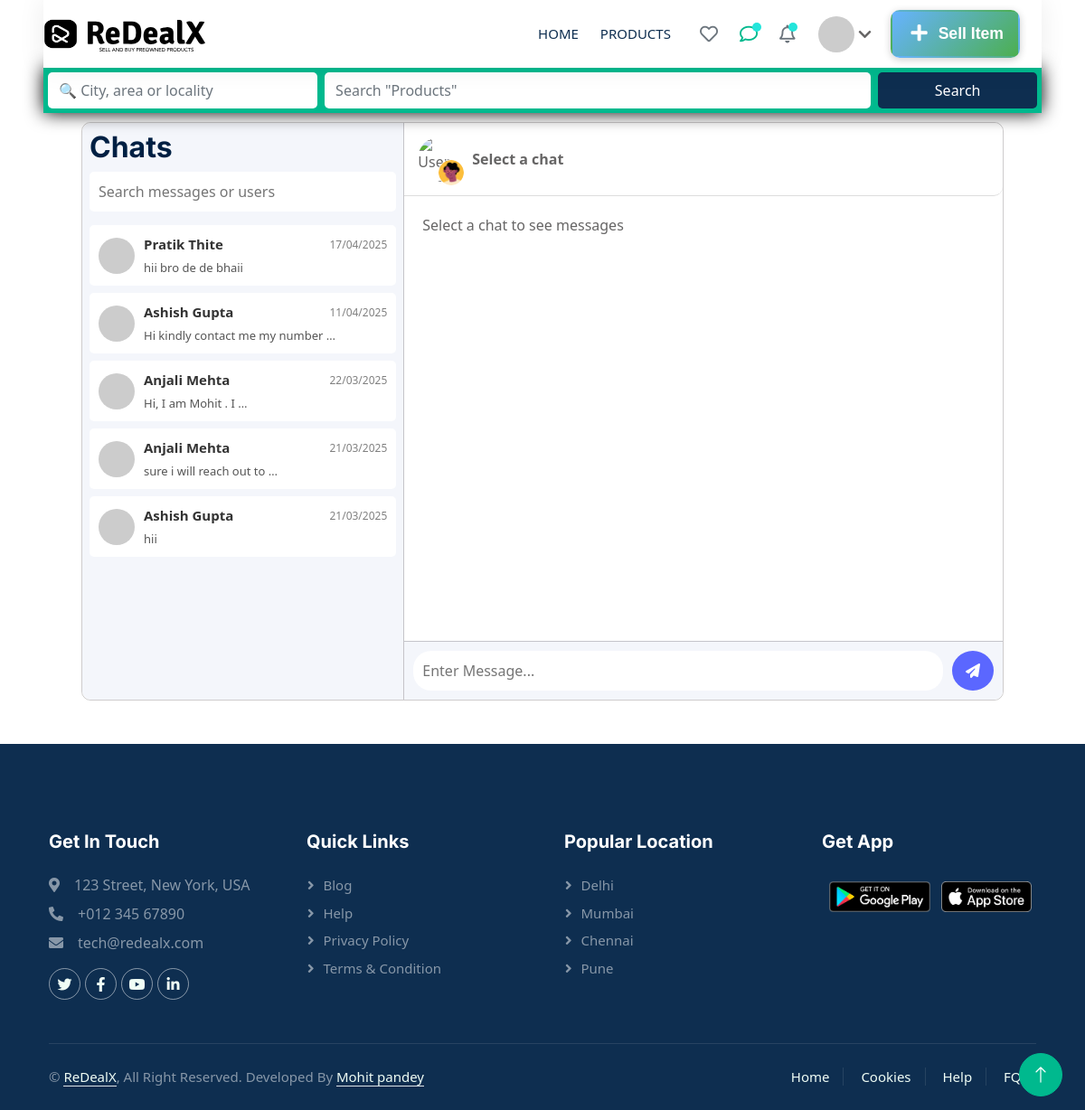
The page /chat/ (signed in) on the database its author committed.
### Chat/models.py (models this page shows, shortened)
class Chat(models.Model):
    product = models.ForeignKey(Product, on_delete=models.CASCADE, related_name="chat_product")
    buyer = models.ForeignKey(CustomUser, on_delete=models.CASCADE, related_name="buyer_chats")
    seller = models.ForeignKey(CustomUser, on_delete=models.CASCADE, related_name="seller_chats")
    created_at = models.DateTimeField(auto_now_add=True)
    class Meta:
        unique_together = ('product', 'buyer', 'seller')  # Ensure one chat per product between buyer & seller

class Message(models.Model):
    chat = models.ForeignKey(Chat, on_delete=models.CASCADE, related_name="messages")
    sender = models.ForeignKey(CustomUser, on_delete=models.CASCADE)
    text = models.TextField()
    timestamp = models.DateTimeField(auto_now_add=True)
    is_read = models.BooleanField(default=False)

### home/models.py (models this page shows, shortened)
class CustomUser(AbstractUser):
    phone_number = models.IntegerField(unique=True, blank=True, null=True)
    address = models.TextField(blank=True, null=True)
    profile_picture = models.ImageField(upload_to='user_profiles/', blank=True, null=True)
    email = models.EmailField(default='', max_length=254, null=True, blank=True)
    is_verified = models.BooleanField(default=False)
    created_at = models.DateTimeField(auto_now_add=True)

### Chat/views.py (the view)
# urls.py: path('', views.chatsPage, name="chats"),
@login_required
def chatsPage(request):
    if 'address' in request.GET or 'prod' in request.GET:
        search_results = search_products(request)
        return render(request, "allProducts.html", {'products': search_results} if search_results.exists() else {})
    auth_response = handle_user_auth(request)
    if auth_response:
        return auth_response
    user_chats = Chat.objects.filter(
        Q(buyer=request.user) | Q(seller=request.user)
    ).prefetch_related("messages").order_by('-created_at')
    notifications = Notification.objects.filter(user=request.user, is_read=False).order_by('-created_at')
    user_wishlist = WishlistItem.objects.filter(user=request.user).values_list('product_id', flat=True)
    context = {
        'chats': user_chats,
        'notifications': notifications,
        'user_wishlist': list(user_wishlist)
    }
    return render(request, 'chatPage.html', context)

### home/templatetags/custom_filters.py (called while the page is built)
@register.filter
def custom_timesince(value):
    if not value:
        return ""
    time_difference = now() - value
    if time_difference < timedelta(hours=1):
        minutes = time_difference.seconds // 60
        return f"{minutes} min ago"
    elif time_difference < timedelta(days=1):
        hours = time_difference.seconds // 3600
        return f"{hours} hr ago"
    elif time_difference < timedelta(days=30):
        days = time_difference.days
        return f"{days} days ago"
    elif time_difference < timedelta(days=365):
        months = time_difference.days // 30
        return f"{months} month{'s' if months > 1 else ''} ago"
    else:
        years = time_difference.days // 365
        return f"{years} year{'s' if years > 1 else ''} ago"

### Chat/templates/chatPage.html (shortened to what this page needs)
{% extends 'base.html' %}
{% load static %}
{% block css %}
<link rel="stylesheet" href="{% static 'Css/chatPage.css' %}" />
{% endblock %}
{% block body %}
{% include 'navbar.html' %}
<div class="chat-container">
    <aside class="sidebar">
        <h2>Chats</h2>
        <input type="text" class="search-bar" placeholder="Search messages or users" />
        <div class="contacts">
            {% for chat in chats %}
                {% if request.user == chat.buyer %}
                    {% with chat.seller as other_user %}
                        <div class="contact" onclick="setActiveChat(this, '{{ chat.id }}', '{{ other_user.first_name }}', '{{ other_user.last_name }}', '{{ chat.product.title }}', '{{ chat.product.price }}', '{% if chat.product.images.first.image1 %}{{ chat.product.images.first.image1.url }}{% else %}/static/default-product.jpg{% endif %}')">
                            <div class="imagechat">
                                <img src="{% if other_user.profile_picture %}{{ other_user.profile_picture.url }}{% else %} https://api.dicebear.com/8.x/bottts/svg?seed={{ other_user.first_name|slugify }}{{ other_user.id }} {% endif %}" alt="User Avatar" />
                            </div>
                            <div class="chat-details">
                                <div class="detailname">
                                    <p class="name">{{ other_user.first_name }} {{ other_user.last_name }}</p>
                                    <p class="date">{{ chat.created_at|date:"d/m/Y" }}</p>
                                </div>
                                <div class="newchat">
                                     <p>{{ chat.messages.last.text|default:"No messages yet"|truncatewords:6 }}</p>
                                </div>
                            </div>
                        </div>
                    {% endwith %}
                {% else %}
                    {% with chat.buyer as other_user %}
                        <div class="contact" onclick="setActiveChat(this, '{{ chat.id }}', '{{ other_user.first_name }}', '{{ other_user.last_name }}', '{{ chat.product.title }}', '{{ chat.product.price }}', '{% if chat.product.images.first.image1 %}{{ chat.product.images.first.image1.url }}{% else %}/static/default-product.jpg{% endif %}')">
                            <div class="imagechat">
                                <img src="{% if other_user.profile_picture %}{{ other_user.profile_picture.url }}{% else %} https://api.dicebear.com/8.x/bottts/svg?seed={{ other_user.first_name|slugify }}{{ other_user.id }} {% endif %}" alt="User Avatar" />
                            </div>
                            <div class="chat-details">
                                <div class="detailname">
                                    <p class="name">{{ other_user.first_name }} {{ other_user.last_name }}</p>
                                    <p class="date">{{ chat.created_at|date:"d/m/Y" }}</p>
                                </div>
                                <div class="newchat">
                                    <p>{{ chat.messages.last.text|default:"No messages yet"|truncatewords:6 }}</p>
                                </div>
                            </div>
                        </div>
                    {% endwith %}
                {% endif %}
            {% endfor %}
        </div>
    </aside>
    <main class="chat-window">
        <header class="chat-header"style="display: flex; justify-content: space-between;aligh-items: center;">
            <div class="topname">
                <div class="image-container">
                    <img id="chat-user-image" src="{% static 'img/about1.png' %}" alt="User Image" class="chat-user-image">
                    <img src="{% static 'img/userlogo.webp' %}" alt="User Image" class="user-image">
                </div>
                <div class="chat-details">
                    <b><span id="chat-username">Select a chat</span></b>
                </div>
            </div>
        </header>
        <div class="chat-messages" id="chat-messages" data-user-id="{{ request.user.id }}">
            <p class="no-messages">Select a chat to see messages</p>
        </div>
        <footer class="chat-input">
            <input type="text" id="message-input" placeholder="Enter Message..." />
            <button id="send-message-btn"><i class="fa-solid fa-paper-plane"></i></button>
        </footer>
    </main>
</div>
{% endblock %}

### static/Css/index.css (style rules this page uses)
:root { --primary: #00B98E; --secondary: #FF6922; --light: #EFFDF5; --dark: #0E2E50; }
* { font-family: system-ui, -apple-system, BlinkMacSystemFont, 'Segoe UI', Roboto, Oxygen, Ubuntu, Cantarell, 'Open Sans', 'Helvetica Neue', sans-serif; }
:root { --gradient-percent: 0%; }

### static/Css/chatPage.css (style rules this page uses)
.chat-container { display: flex; width: 85%; margin: 10px auto; height: 80vh; border: 1px solid rgba(14, 4, 5, 0.2); border-radius: 10px; }
.sidebar { width: 35%; background: #f4f6fb; color: #333; padding: 8px; display: flex; flex-direction: column; border-radius: 10px 0 0 10px; border-right: 1px solid rgba(14, 4, 5, 0.2); }
.search-bar { padding: 10px; border-radius: 5px; border: none; width: 100%; margin-bottom: 15px; }
.contacts { flex: 1; overflow-y: auto; overflow-x: hidden; }
.contact { display: flex; align-items: center; padding: 10px; border-radius: 5px; cursor: pointer; transition: 0.3s; margin-bottom: 8px; background: white; }
.imagechat img { width: 50px; height: 50px; border-radius: 50%; margin-right: 10px; }
.chat-details { display: flex; flex-direction: column; flex: 1; }
.detailname { display: flex; justify-content: space-between; align-items: center; width: 100%; }
.name { font-weight: bold; margin: 0; font-size: 15px; }
.date { font-size: 12px; color: gray; margin: 0; }
.newchat p { margin: 5px 0 0; font-size: 13px; color: #555; }
.contact img { width: 40px; height: 40px; border-radius: 50%; margin-right: 10px; }
.chat-window { flex: 1; display: flex; flex-direction: column; background: white; border-radius: 10px; width: 50%; }
.chat-header { display: flex; align-items: center; background: white; padding: 15px; border-bottom: 1px solid #ddd; border-radius: 0 10px 10px 0; }
.topname { display: flex; align-items: center; gap: 10px; }
.image-container { position: relative; display: flex; align-items: center; }
.image-container { position: relative; width: 50px; height: 50px; border-radius: 50%; }
.chat-user-image { width: 100%; height: 100%; object-fit: cover; border-radius: 50%; }
.user-image { position: absolute; bottom: -5px; right: -2px; width: 30px; height: 30px; border-radius: 50%; border: 1px solid white; object-fit: cover; }
.chat-details { display: flex; flex-direction: column; }
.chat-messages { flex: 1; padding: 20px; overflow-y: auto; display: flex; flex-direction: column; }
.chat-input { display: flex; align-items: center; justify-content: space-between; padding: 10px; background: #f4f6fb; border-radius: 0px 0px 10px 0px; border-top: 1px solid rgba(14, 4, 5, 0.2); }
.chat-input input { flex: 1; padding: 10px; border: none; border-radius: 20px; background: white; margin-right: 10px; }
.chat-input button { padding: 10px 15px; background: #5b67ff; color: white; border: none; border-radius: 50%; cursor: pointer; }

### rows shown on the page
Chat: buyer.first_name "Pratik", buyer.last_name "Thite", created_at "17/04/2025", messages.last.text "hii bro de de bhaii"
Chat: seller.first_name "Ashish", seller.last_name "Gupta", created_at "11/04/2025", messages.last.text "Hi kindly contact me my number …"
Chat: seller.first_name "Anjali", seller.last_name "Mehta", created_at "22/03/2025", messages.last.text "Hi, I am Mohit . I …"
Chat: buyer.first_name "Anjali", buyer.last_name "Mehta", created_at "21/03/2025", messages.last.text "sure i will reach out to …"
Chat: buyer.first_name "Ashish", buyer.last_name "Gupta", created_at "21/03/2025", messages.last.text "hii"
